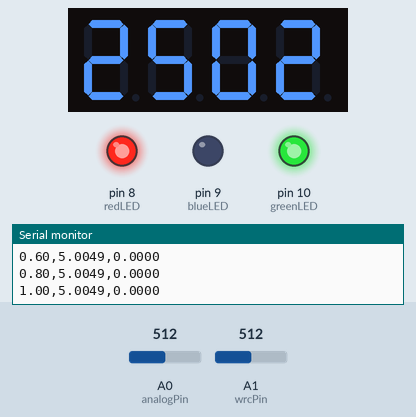
A sketch run on a simulated Arduino Uno, built with avr-gcc and run on an emulated ATmega328P. Parts: 4-digit seven-segment display, output pins drawn as LEDs (lit = HIGH), the last lines printed to the serial monitor. The test bench sets the inputs (shaded band); at power-on: A0 (analogPin) = 512, A1 (wrcPin) = 512.

Above: at 1.2 s.
1.3 s: A0 (analogPin) set to 474
At 2.0 s:
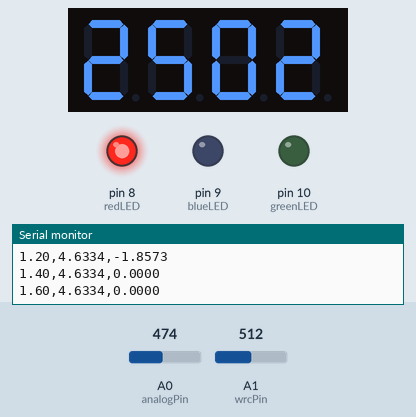
2.8 s: A0 (analogPin) set to 223
4.3 s: A0 (analogPin) set to 192
At 5.5 s:
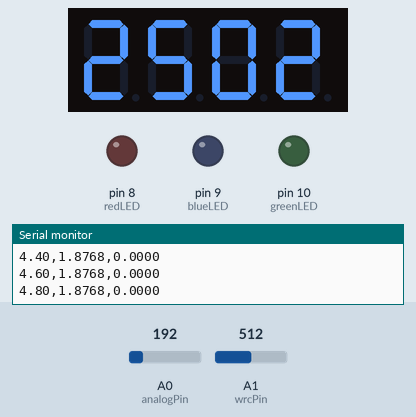
5.8 s: A1 (wrcPin) set to 716
At 6.4 s:
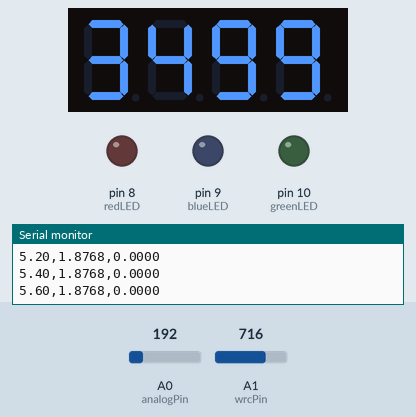
7.4 s: A0 (analogPin) set to 306
At 8.2 s:
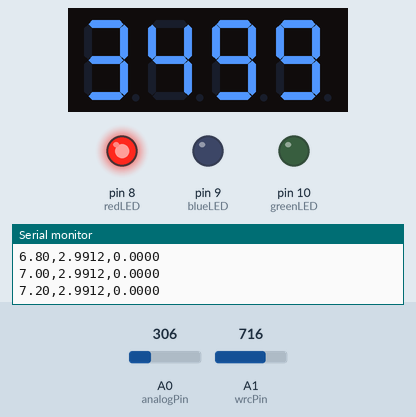
9.2 s: A1 (wrcPin) set to 900
At 10.1 s:
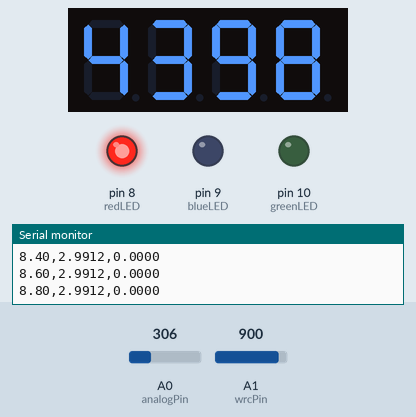
Timing chart, 0 to 11.8 s (numbered marks = the images above; inputs shaded):
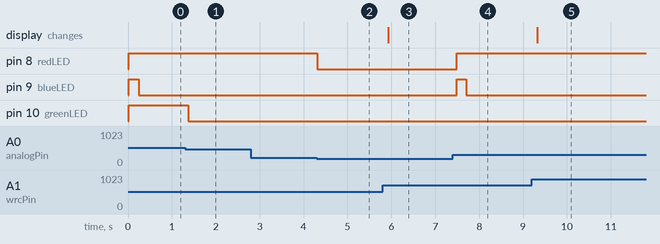

Measured:
- the behaviour switches between 486 and 485 on A0 (analogPin) (found by bisection; images 0 and 1)
- the behaviour switches between 205 and 204 on A0 (analogPin) (found by bisection; images 1 and 2)
- after the input at 1.3 s, pin 10 (greenLED): HIGH → LOW after 0.07 s
- after the input at 4.3 s, pin 8 (redLED): HIGH → LOW at once
- after the input at 5.8 s, the display: changes after 0.12 s (image 3)
- after the input at 7.4 s, pin 8 (redLED): LOW → HIGH after 0.08 s; pin 9 (blueLED): LOW → HIGH after 0.08 s, → LOW 0.23 s later
- after the input at 9.2 s, the display: changes after 0.12 s (image 5)

The sketch:

FULL_SC_charging_w_display_and_LED.ino
```cpp
// Supercapacitor P.D. Logging + LED display

const int analogPin = A0;
float Time_s = 0;

//led indicators
const int greenLED = 10;
const int blueLED = 9;
const int redLED = 8;


// Store previous voltage
float previous_vcap = 0.0;

//digital display
#include <TM1637.h>
const int wrcPin = A1;
int CLK = 2;
int DIO = 4;
TM1637 tm(CLK,DIO);
float v_coil = 0;

void setup() {
  Serial.begin(9600);

  // CSV header
  Serial.print("\n");
  Serial.println("Time_s,Voltage_V,Rate_V_/_s");

  // set pin modes for LEDs
  pinMode(greenLED, OUTPUT);
  pinMode(blueLED, OUTPUT);
  pinMode(redLED, OUTPUT);

  // initialise digi display and set brightness
  tm.init();
  tm.set(5);
}

// function for displaying coil value
void displayNumber(int num){
    tm.display(3, num % 10);
    tm.display(2, num / 10 % 10);
    tm.display(1, num / 100 % 10);
    tm.display(0, num / 1000 % 10);
}

void loop() {

  // Read A0 pin
  int raw = analogRead(analogPin);

  // Convert ADC to accurate voltage
  float v_adc = (raw * 5.0) / 1023.0;
  float v_cap = v_adc * 2.0; // account for divider

  // Calculate rate of change (V/s)
  float rate = (v_cap - previous_vcap) / 0.2;

  // Output CSV
  Serial.print(Time_s);
  Serial.print(",");
  Serial.print(v_cap, 4);
  Serial.print(",");
  Serial.println(rate, 4);

  // conditions for LEDs
  if (rate > 0) {
    digitalWrite(blueLED,HIGH);
  }
  else {
    digitalWrite(blueLED,LOW);
  }

  if (v_cap > 2.0) {
    digitalWrite(redLED,HIGH);
  }
  else {
    digitalWrite(redLED,LOW);
    digitalWrite(greenLED,LOW);
  }

  if (v_cap > 4.75) {
    digitalWrite(greenLED,HIGH);
  }
  else {
    digitalWrite(greenLED,LOW);
  }

  //digital display for coil voltage
  v_coil = analogRead(wrcPin);
  float v_calc = ((v_coil * 5) / 1023); // convert to readable value and accounts for divider
  int v_disp = v_calc * 1000; // allows the whole number to be diplayed on the screen at x10^3
  displayNumber(v_disp);

  // Update for next loop
  previous_vcap = v_cap;
  Time_s += 0.2;

  delay(200);
}
```
